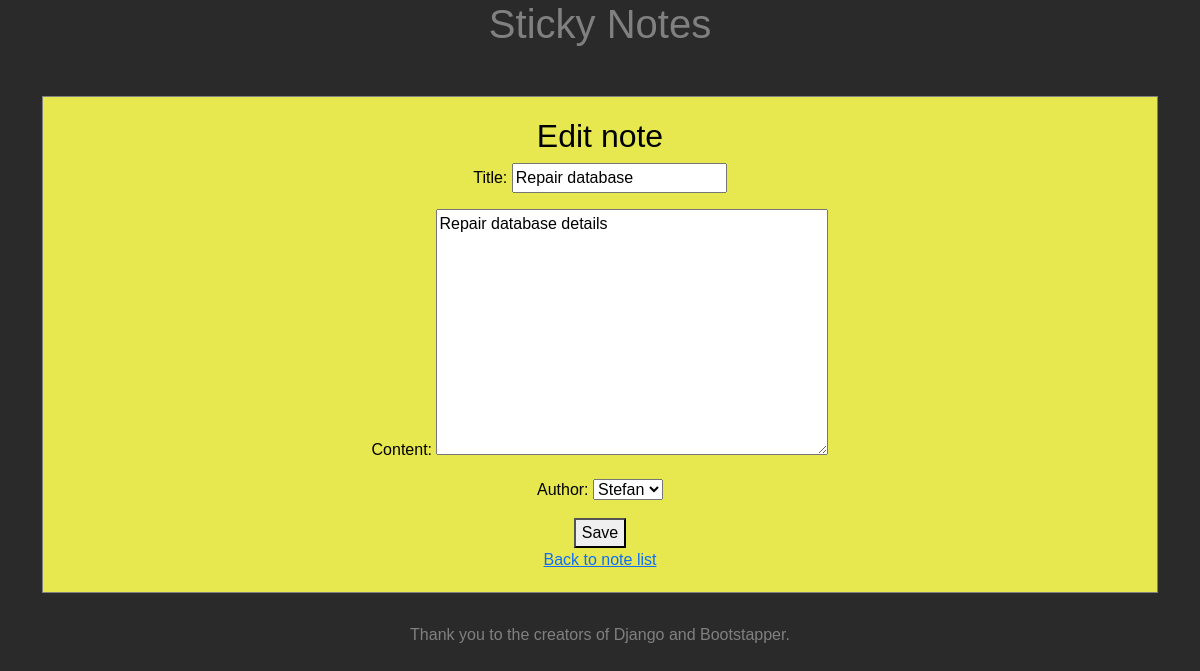
Page /post/4/edit/ on the committed database.
### posts/models.py (models this page shows, shortened)
class Post(models.Model):
    title = models.CharField(max_length=255)
    content = models.TextField()
    created_at = models.DateTimeField(auto_now_add=True)
    author = models.ForeignKey(
        "Author", on_delete=models.CASCADE, null=True, blank=True)

### posts/views.py (the view)
# urls.py: path("post/<int:pk>/edit/", post_update, name="post_update"),
def post_update(request, pk):
    post = get_object_or_404(Post, pk=pk)
    if request.method == "POST":
        form = PostForm(request.POST, instance=post)
        if form.is_valid():
            post = form.save(commit=False)
            post.save()
            return redirect("post_list")
    else:
        form = PostForm(instance=post)
    return render(request, "posts/post_form.html", {"form": form})

### posts/forms.py
class PostForm(forms.ModelForm):
    class Meta:
        model = Post
        fields = ["title", "content", "author"]

### posts/models.py (called while the page is built)
    def __str__(self):
        return self.name

### posts/templates/posts/post_form.html (shortened to what this page needs)
{% extends 'base.html' %}
{% block content %}
<div class="container mt-5">
    <div class="row">
        <div class="col-md-12">
            <div class="block">
                <h2>
                    {% if form.instance.pk %}
                    Edit
                    {% else %}
                    Create
                    {% endif %}
                    note
                </h2>
                <form method="post"
                    action="{% if form.instance.pk %}{% url 'post_update' pk=form.instance.pk %}{% else %}{% url 'post_create' %}{% endif %}">
                        {{ form.as_p }}
                        <button type="submit">
                            Save
                        </button>
                </form>
                <a href="{% url 'post_list' %}">Back to note list</a>
            </div>
        </div>
    </div>
</div>
{% endblock %}

### posts/static/posts/styles.css (style rules this page uses)
body { color: grey; background-color: rgb(43, 42, 42); font-family: "Arial", sans-serif; text-align: center; }
.block { background-color: rgb(231, 231, 80); color: black; border: 1px solid grey; padding: 20px; margin-bottom: 30px; text-align: center; }

### rows in the picture
Post: title "Repair database", content "Repair database details", author "Stefan"
